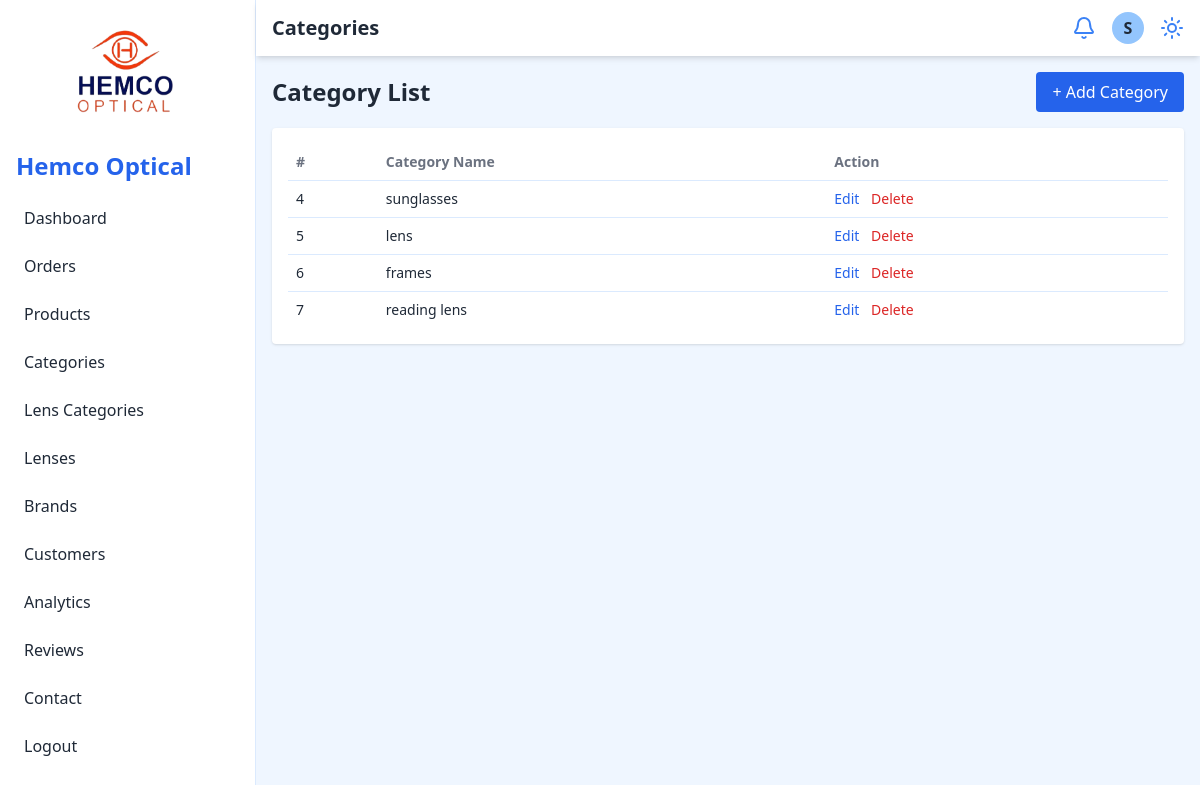
The app's page /admin/category.php (signed in) with its own data.
### tables this page shows
CREATE TABLE `frame_category` (
  `category_id` int(11) NOT NULL,
  `name` varchar(50) NOT NULL
);

### admin/category.php (the view, shortened to what this page needs)
<?php
include 'config/db.php';
function loadFrameCategories($conn) {
    $query = "SELECT * FROM frame_category";
    $result = mysqli_query($conn, $query);
    $categories = [];
    while ($row = mysqli_fetch_assoc($result)) {
        $categories[] = $row;
    }
    return $categories;
}
$frame_categories = loadFrameCategories($conn);
?>
<!DOCTYPE html>
<html lang="en">
<head>
  <?php include 'include/header.php'; ?>
</head>
<body class="bg-blue-50 text-gray-800 dark:bg-gray-900 dark:text-gray-100">
  <div class="flex h-screen overflow-hidden">
    <?php include 'include/navbar.php'; ?>
    <div class="flex-1 flex flex-col">
      <header class="flex justify-between items-center bg-white dark:bg-gray-800 px-4 py-3 shadow-md">
        <h2 class="text-xl font-semibold">Categories</h2>
        <div class="flex items-center space-x-4">
          <button class="text-blue-500 dark:text-blue-300"><i data-lucide="bell"></i></button>
          <div class="w-8 h-8 bg-blue-300 dark:bg-gray-600 rounded-full flex items-center justify-center font-bold">S</div>
          <button id="theme-toggle" class="text-blue-500 dark:text-blue-300" title="Toggle Theme"><i data-lucide="sun"></i></button>
        </div>
      </header>
      <main class="p-4 overflow-auto">
        <div class="flex justify-between items-center mb-4">
          <h2 class="text-2xl font-semibold">Category List</h2>
          <button id="openAddModal" class="bg-blue-600 text-white px-4 py-2 rounded hover:bg-blue-700">+ Add Category</button>
        </div>
        <div class="bg-white dark:bg-gray-800 p-4 rounded shadow">
          <div class="overflow-x-auto">
            <table class="w-full text-left text-sm">
              <thead>
                <tr class="text-gray-500 dark:text-gray-300">
                  <th class="p-2">#</th>
                  <th class="p-2">Category Name</th>
                  <th class="p-2">Action</th>
                </tr>
              </thead>
              <tbody id="categoryTable">
                <?php foreach ($frame_categories as $category): ?>
                  <tr class="border-t border-blue-100 dark:border-gray-700">
                    <td class="p-2"><?php echo $category['category_id']; ?></td>
                    <td class="p-2"><?php echo $category['name']; ?></td>
                    <td class="p-2 space-x-2">
                      <button onclick="openEditModal(<?php echo $category['category_id']; ?>, '<?php echo htmlspecialchars($category['name'], ENT_QUOTES); ?>')" class="text-blue-600 hover:underline">Edit</button>
                      <form method="POST" action="category.php" style="display:inline;" onsubmit="return confirm('Are you sure you want to delete this category?');">
                        <button type="submit" name="action" value="delete_category" class="text-red-600 hover:underline bg-transparent border-0 p-0 m-0 cursor-pointer">Delete</button>
                      </form>
                    </td>
                  </tr>
                <?php endforeach; ?>
              </tbody>
            </table>
          </div>
        </div>
      </main>
    </div>
  </div>
</body>
</html>

### records on screen
frame_category: category_id "4", name "sunglasses"
frame_category: category_id "5", name "lens"
frame_category: category_id "6", name "frames"
frame_category: category_id "7", name "reading lens"
